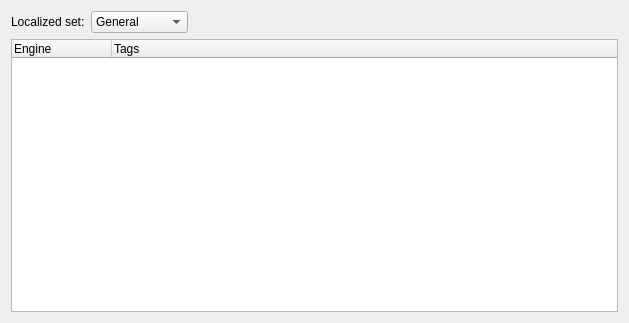
<?xml version="1.0" encoding="UTF-8"?>
<ui version="4.0">
 <class>SeekThruStartupFirstPageWidget</class>
 <widget class="QWidget" name="StartupFirstPageWidget">
  <property name="geometry">
   <rect>
    <x>0</x>
    <y>0</y>
    <width>629</width>
    <height>323</height>
   </rect>
  </property>
  <property name="windowTitle">
   <string notr="true">Form</string>
  </property>
  <layout class="QVBoxLayout" name="verticalLayout">
   <item>
    <layout class="QHBoxLayout" name="horizontalLayout">
     <item>
      <widget class="QLabel" name="label">
       <property name="text">
        <string>Localized set:</string>
       </property>
      </widget>
     </item>
     <item>
      <widget class="QComboBox" name="LocalizationBox_">
       <item>
        <property name="text">
         <string>General</string>
        </property>
       </item>
       <item>
        <property name="text">
         <string>Russian (ru)</string>
        </property>
       </item>
      </widget>
     </item>
     <item>
      <spacer name="horizontalSpacer">
       <property name="orientation">
        <enum>Qt::Horizontal</enum>
       </property>
       <property name="sizeHint" stdset="0">
        <size>
         <width>40</width>
         <height>20</height>
        </size>
       </property>
      </spacer>
     </item>
    </layout>
   </item>
   <item>
    <widget class="QTreeWidget" name="Tree_">
     <column>
      <property name="text">
       <string>Engine</string>
      </property>
     </column>
     <column>
      <property name="text">
       <string>Tags</string>
      </property>
     </column>
    </widget>
   </item>
  </layout>
 </widget>
 <resources/>
 <connections/>
</ui>
